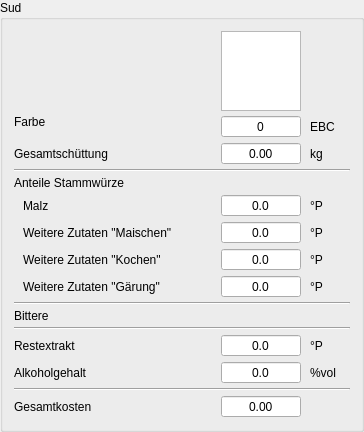
          <widget class="QGroupBox" name="groupBox">
           <property name="sizePolicy">
            <sizepolicy hsizetype="Preferred" vsizetype="Fixed">
             <horstretch>0</horstretch>
             <verstretch>0</verstretch>
            </sizepolicy>
           </property>
           <property name="title">
            <string>Sud</string>
           </property>
           <layout class="QGridLayout" name="gridLayout_5">
            <property name="horizontalSpacing">
             <number>9</number>
            </property>
            <property name="verticalSpacing">
             <number>4</number>
            </property>
            <item row="3" column="0" colspan="4">
             <widget class="Line" name="line">
              <property name="orientation">
               <enum>Qt::Horizontal</enum>
              </property>
             </widget>
            </item>
            <item row="14" column="0">
             <widget class="QLabel" name="label_63">
              <property name="text">
               <string>Alkoholgehalt</string>
              </property>
             </widget>
            </item>
            <item row="1" column="0">
             <widget class="QLabel" name="label_10">
              <property name="text">
               <string>Farbe</string>
              </property>
              <property name="alignment">
               <set>Qt::AlignLeading|Qt::AlignLeft|Qt::AlignTop</set>
              </property>
             </widget>
            </item>
            <item row="13" column="2">
             <widget class="DoubleSpinBox" name="tbRestextrakt">
              <property name="toolTip">
               <string>&lt;html&gt;&lt;head/&gt;&lt;body&gt;&lt;p&gt;Hier wird der Anteil an Stammwürze &lt;span style=&quot; font-weight:600;&quot;&gt;weiterer Zutaten&lt;/span&gt; bei der &lt;span style=&quot; font-weight:600;&quot;&gt;Gärung&lt;/span&gt; berechnet.&lt;/p&gt;&lt;p&gt;Weitere Zutaten bei der Gärung können Zucker, Honig, Gewürze, Additive etc. sein. Zeitpunkt und Menge wirken sich unter Umständen entscheidend auf den Geschmack aus, fördern oder beeinträchtigen die Hefetätigkeit. &lt;/p&gt;&lt;p&gt;Bei Unklarheiten empfehlen sich Fachforen und Fachbücher.&lt;/p&gt;&lt;/body&gt;&lt;/html&gt;</string>
              </property>
              <property name="alignment">
               <set>Qt::AlignCenter</set>
              </property>
              <property name="readOnly">
               <bool>true</bool>
              </property>
              <property name="buttonSymbols">
               <enum>QAbstractSpinBox::NoButtons</enum>
              </property>
              <property name="decimals">
               <number>1</number>
              </property>
             </widget>
            </item>
            <item row="0" column="2" colspan="2">
             <widget class="QGraphicsView" name="gvGlas">
              <property name="minimumSize">
               <size>
                <width>80</width>
                <height>80</height>
               </size>
              </property>
              <property name="maximumSize">
               <size>
                <width>80</width>
                <height>80</height>
               </size>
              </property>
              <property name="toolTip">
               <string>&lt;html&gt;&lt;head/&gt;&lt;body&gt;&lt;p&gt;Hier zeigt der Kleine Brauhelfer die geschätzte &lt;span style=&quot; font-weight:600;&quot;&gt;Bierfarbe&lt;/span&gt; in EBC an. &lt;span style=&quot; font-weight:600;&quot;&gt;EBC&lt;/span&gt; ist die genormte Farbstärke der European Brewers Convention. &lt;/p&gt;&lt;p&gt;Im amerikanischen Raum beschreibt man die Bierfarbe bevorzugt mit SRM.&lt;/p&gt;&lt;p&gt;Zur korrekten Darstellung der Bierfarbe empfiehlt sich ein für Tageslicht kalibrierter Monitor. In die Berechnung der Bierfarbe fließen die Farbwertangaben in den Sektionen Malz und Weitere Zutaten im Tab Rohstoffe sowie der Korrekturfaktor für die Bierfarbe im Tab Ausrüstung ein.&lt;/p&gt;&lt;/body&gt;&lt;/html&gt;</string>
              </property>
              <property name="frameShape">
               <enum>QFrame::StyledPanel</enum>
              </property>
              <property name="frameShadow">
               <enum>QFrame::Plain</enum>
              </property>
             </widget>
            </item>
            <item row="12" column="0" colspan="4">
             <widget class="Line" name="line_7">
              <property name="orientation">
               <enum>Qt::Horizontal</enum>
              </property>
             </widget>
            </item>
            <item row="2" column="3">
             <widget class="QLabel" name="label_23">
              <property name="text">
               <string>kg</string>
              </property>
             </widget>
            </item>
            <item row="13" column="0">
             <widget class="QLabel" name="label_62">
              <property name="text">
               <string>Restextrakt</string>
              </property>
             </widget>
            </item>
            <item row="1" column="3">
             <widget class="QLabel" name="label_24">
              <property name="minimumSize">
               <size>
                <width>40</width>
                <height>0</height>
               </size>
              </property>
              <property name="text">
               <string>EBC</string>
              </property>
             </widget>
            </item>
            <item row="16" column="2">
             <widget class="DoubleSpinBoxSud" name="tbKosten">
              <property name="toolTip">
               <string>Kosten.</string>
              </property>
              <property name="alignment">
               <set>Qt::AlignCenter</set>
              </property>
              <property name="readOnly">
               <bool>true</bool>
              </property>
              <property name="buttonSymbols">
               <enum>QAbstractSpinBox::NoButtons</enum>
              </property>
              <property name="decimals">
               <number>2</number>
              </property>
              <property name="maximum">
               <double>999.000000000000000</double>
              </property>
             </widget>
            </item>
            <item row="14" column="2">
             <widget class="DoubleSpinBoxSud" name="tbAlkohol">
              <property name="toolTip">
               <string>&lt;html&gt;&lt;head/&gt;&lt;body&gt;&lt;p&gt;Hier wird der Anteil an Stammwürze &lt;span style=&quot; font-weight:600;&quot;&gt;weiterer Zutaten&lt;/span&gt; bei der &lt;span style=&quot; font-weight:600;&quot;&gt;Gärung&lt;/span&gt; berechnet.&lt;/p&gt;&lt;p&gt;Weitere Zutaten bei der Gärung können Zucker, Honig, Gewürze, Additive etc. sein. Zeitpunkt und Menge wirken sich unter Umständen entscheidend auf den Geschmack aus, fördern oder beeinträchtigen die Hefetätigkeit. &lt;/p&gt;&lt;p&gt;Bei Unklarheiten empfehlen sich Fachforen und Fachbücher.&lt;/p&gt;&lt;/body&gt;&lt;/html&gt;</string>
              </property>
              <property name="alignment">
               <set>Qt::AlignCenter</set>
              </property>
              <property name="readOnly">
               <bool>true</bool>
              </property>
              <property name="buttonSymbols">
               <enum>QAbstractSpinBox::NoButtons</enum>
              </property>
              <property name="decimals">
               <number>1</number>
              </property>
             </widget>
            </item>
            <item row="10" column="0">
             <widget class="QLabel" name="label_68">
              <property name="text">
               <string>Bittere</string>
              </property>
             </widget>
            </item>
            <item row="15" column="0" colspan="4">
             <widget class="Line" name="line_4">
              <property name="orientation">
               <enum>Qt::Horizontal</enum>
              </property>
             </widget>
            </item>
            <item row="14" column="3">
             <widget class="QLabel" name="label_65">
              <property name="text">
               <string>%vol</string>
              </property>
             </widget>
            </item>
            <item row="16" column="3">
             <widget class="QLabel" name="lblCurrency"/>
            </item>
            <item row="8" column="0" colspan="4">
             <widget class="QWidget" name="wdgSWWZGaerung" native="true">
              <layout class="QHBoxLayout" name="horizontalLayout_6">
               <property name="spacing">
                <number>9</number>
               </property>
               <property name="topMargin">
                <number>0</number>
               </property>
               <property name="rightMargin">
                <number>0</number>
               </property>
               <property name="bottomMargin">
                <number>0</number>
               </property>
               <item>
                <widget class="QLabel" name="label_60">
                 <property name="text">
                  <string>Weitere Zutaten &quot;Gärung&quot;</string>
                 </property>
                </widget>
               </item>
               <item>
                <spacer name="horizontalSpacer_10">
                 <property name="orientation">
                  <enum>Qt::Horizontal</enum>
                 </property>
                 <property name="sizeHint" stdset="0">
                  <size>
                   <width>40</width>
                   <height>20</height>
                  </size>
                 </property>
                </spacer>
               </item>
               <item>
                <widget class="DoubleSpinBoxSud" name="tbSWWZGaerung">
                 <property name="minimumSize">
                  <size>
                   <width>80</width>
                   <height>0</height>
                  </size>
                 </property>
                 <property name="toolTip">
                  <string>&lt;html&gt;&lt;head/&gt;&lt;body&gt;&lt;p&gt;Hier wird der Anteil an Stammwürze &lt;span style=&quot; font-weight:600;&quot;&gt;weiterer Zutaten&lt;/span&gt; bei der &lt;span style=&quot; font-weight:600;&quot;&gt;Gärung&lt;/span&gt; berechnet.&lt;/p&gt;&lt;p&gt;Weitere Zutaten bei der Gärung können Zucker, Honig, Gewürze, Additive etc. sein. Zeitpunkt und Menge wirken sich unter Umständen entscheidend auf den Geschmack aus, fördern oder beeinträchtigen die Hefetätigkeit. &lt;/p&gt;&lt;p&gt;Bei Unklarheiten empfehlen sich Fachforen und Fachbücher.&lt;/p&gt;&lt;/body&gt;&lt;/html&gt;</string>
                 </property>
                 <property name="alignment">
                  <set>Qt::AlignCenter</set>
                 </property>
                 <property name="readOnly">
                  <bool>true</bool>
                 </property>
                 <property name="buttonSymbols">
                  <enum>QAbstractSpinBox::NoButtons</enum>
                 </property>
                 <property name="decimals">
                  <number>1</number>
                 </property>
                </widget>
               </item>
               <item>
                <widget class="QLabel" name="label_61">
                 <property name="minimumSize">
                  <size>
                   <width>40</width>
                   <height>0</height>
                  </size>
                 </property>
                 <property name="text">
                  <string>°P</string>
                 </property>
                </widget>
               </item>
              </layout>
             </widget>
            </item>
            <item row="2" column="0">
             <widget class="QLabel" name="label_9">
              <property name="text">
               <string>Gesamtschüttung</string>
              </property>
             </widget>
            </item>
            <item row="10" column="2" colspan="2">
             <widget class="QLabel" name="lblBittere"/>
            </item>
            <item row="4" column="0">
             <widget class="QLabel" name="label_55">
              <property name="text">
               <string>Anteile Stammwürze</string>
              </property>
             </widget>
            </item>
            <item row="2" column="2">
             <widget class="DoubleSpinBoxSud" name="tbGesamtschuettung">
              <property name="toolTip">
               <string>&lt;html&gt;&lt;head/&gt;&lt;body&gt;&lt;p&gt;Hier wird das &lt;span style=&quot; font-weight:600;&quot;&gt;Gesamtgewicht&lt;/span&gt; aller eingesetzten Rohstoffe ausgegeben.&lt;/p&gt;&lt;p&gt;Der Kleine Brauhelfer nutzt dafür einzig die Daten aus der Sektion &lt;span style=&quot; font-weight:600;&quot;&gt;Malz&lt;/span&gt; im Tab Rohstoffe. Zusätze wie Zucker werden hier nicht berücksicht. Der Grund ist, dass nur Malz und Rohfrucht als Zutaten mit enzymatischer Aktivität den &lt;span style=&quot; font-weight:600;&quot;&gt;pH-Wert&lt;/span&gt; während des Maischens beeinflussen.&lt;br/&gt;&lt;/p&gt;&lt;/body&gt;&lt;/html&gt;</string>
              </property>
              <property name="alignment">
               <set>Qt::AlignCenter</set>
              </property>
              <property name="readOnly">
               <bool>true</bool>
              </property>
              <property name="buttonSymbols">
               <enum>QAbstractSpinBox::NoButtons</enum>
              </property>
              <property name="decimals">
               <number>2</number>
              </property>
              <property name="maximum">
               <double>999.000000000000000</double>
              </property>
             </widget>
            </item>
            <item row="7" column="0" colspan="4">
             <widget class="QWidget" name="wdgSWWZKochen" native="true">
              <layout class="QHBoxLayout" name="horizontalLayout_5">
               <property name="spacing">
                <number>9</number>
               </property>
               <property name="topMargin">
                <number>0</number>
               </property>
               <property name="rightMargin">
                <number>0</number>
               </property>
               <property name="bottomMargin">
                <number>0</number>
               </property>
               <item>
                <widget class="QLabel" name="label_58">
                 <property name="text">
                  <string>Weitere Zutaten &quot;Kochen&quot;</string>
                 </property>
                </widget>
               </item>
               <item>
                <spacer name="horizontalSpacer_9">
                 <property name="orientation">
                  <enum>Qt::Horizontal</enum>
                 </property>
                 <property name="sizeHint" stdset="0">
                  <size>
                   <width>40</width>
                   <height>20</height>
                  </size>
                 </property>
                </spacer>
               </item>
               <item>
                <widget class="DoubleSpinBoxSud" name="tbSWWZKochen">
                 <property name="minimumSize">
                  <size>
                   <width>80</width>
                   <height>0</height>
                  </size>
                 </property>
                 <property name="toolTip">
                  <string>&lt;html&gt;&lt;head/&gt;&lt;body&gt;&lt;p&gt;Hier wird der Anteil an Stammwürze &lt;span style=&quot; font-weight:600;&quot;&gt;weiterer Zutaten&lt;/span&gt; in beim &lt;span style=&quot; font-weight:600;&quot;&gt;Kochen&lt;/span&gt; berechnet.&lt;/p&gt;&lt;p&gt;Weitere Zutaten beim Kochen kann Zucker, Honig, Gewürz, Additive etc. sein. Bei Zucker, Honig gelten 10-15% maximal als Richtwert. Oft werden weitere Zutaten zum Schluss des Kochens hinzugegeben.&lt;/p&gt;&lt;/body&gt;&lt;/html&gt;</string>
                 </property>
                 <property name="alignment">
                  <set>Qt::AlignCenter</set>
                 </property>
                 <property name="readOnly">
                  <bool>true</bool>
                 </property>
                 <property name="buttonSymbols">
                  <enum>QAbstractSpinBox::NoButtons</enum>
                 </property>
                 <property name="decimals">
                  <number>1</number>
                 </property>
                </widget>
               </item>
               <item>
                <widget class="QLabel" name="label_59">
                 <property name="minimumSize">
                  <size>
                   <width>40</width>
                   <height>0</height>
                  </size>
                 </property>
                 <property name="text">
                  <string>°P</string>
                 </property>
                </widget>
               </item>
              </layout>
             </widget>
            </item>
            <item row="16" column="0">
             <widget class="QLabel" name="label_46">
              <property name="text">
               <string>Gesamtkosten</string>
              </property>
             </widget>
            </item>
            <item row="13" column="3">
             <widget class="QLabel" name="label_64">
              <property name="text">
               <string>°P</string>
              </property>
             </widget>
            </item>
            <item row="1" column="2">
             <widget class="SpinBoxSud" name="tbFarbe">
              <property name="minimumSize">
               <size>
                <width>80</width>
                <height>0</height>
               </size>
              </property>
              <property name="toolTip">
               <string>&lt;html&gt;&lt;head/&gt;&lt;body&gt;&lt;p&gt;Hier zeigt der Kleine Brauhelfer die errechnete &lt;span style=&quot; font-weight:600;&quot;&gt;Bierfarbe&lt;/span&gt; in &lt;span style=&quot; font-weight:600;&quot;&gt;EBC&lt;/span&gt; an.&lt;/p&gt;&lt;p&gt;Der Wert setzt sich aus den Farbwerten im Tab Rohstoffe, der Menge und dem Verhältnis im Tab Rezept sowie aus dem Korrekturfaktor im Tab Ausrüstung zusammen.&lt;/p&gt;&lt;p&gt;Die Angabe ist nur eine Schätzung. Viele weitere Faktoren können die Bierfarbe beeinflussen.&lt;/p&gt;&lt;p&gt;Bei Fragen hierzu sind die Fachforen eine gute Anlaufstelle.&lt;/p&gt;&lt;/body&gt;&lt;/html&gt;</string>
              </property>
              <property name="alignment">
               <set>Qt::AlignCenter</set>
              </property>
              <property name="readOnly">
               <bool>true</bool>
              </property>
              <property name="buttonSymbols">
               <enum>QAbstractSpinBox::NoButtons</enum>
              </property>
              <property name="maximum">
               <number>1000</number>
              </property>
             </widget>
            </item>
            <item row="6" column="0" colspan="4">
             <widget class="QWidget" name="wdgSWWZMaischen" native="true">
              <layout class="QHBoxLayout" name="horizontalLayout_4">
               <property name="spacing">
                <number>9</number>
               </property>
               <property name="topMargin">
                <number>0</number>
               </property>
               <property name="rightMargin">
                <number>0</number>
               </property>
               <property name="bottomMargin">
                <number>0</number>
               </property>
               <item>
                <widget class="QLabel" name="label_56">
                 <property name="text">
                  <string>Weitere Zutaten &quot;Maischen&quot;</string>
                 </property>
                </widget>
               </item>
               <item>
                <spacer name="horizontalSpacer_8">
                 <property name="orientation">
                  <enum>Qt::Horizontal</enum>
                 </property>
                 <property name="sizeHint" stdset="0">
                  <size>
                   <width>40</width>
                   <height>20</height>
                  </size>
                 </property>
                </spacer>
               </item>
               <item>
                <widget class="DoubleSpinBoxSud" name="tbSWWZMaischen">
                 <property name="minimumSize">
                  <size>
                   <width>80</width>
                   <height>0</height>
                  </size>
                 </property>
                 <property name="toolTip">
                  <string>&lt;html&gt;&lt;head/&gt;&lt;body&gt;&lt;p&gt;Hier wird der Anteil an Stammwürze &lt;span style=&quot; font-weight:600;&quot;&gt;weiterer Zutaten&lt;/span&gt; in der &lt;span style=&quot; font-weight:600;&quot;&gt;Maische&lt;/span&gt; berechnet.&lt;/p&gt;&lt;p&gt;Weitere Zutaten in der Maische kann Zucker, Honig etc. sein. Zur Orientierung gelten 10-15% maximal als Richtwert. Insgesamt ist die Gabe weiterer Zutaten in der Maische ungewöhnlich. Zu beachten ist, dass die Enzymarbeit des Malzes nicht behindert wird. Nähere Informationen dazu finden sich in Fachforen.&lt;/p&gt;&lt;/body&gt;&lt;/html&gt;</string>
                 </property>
                 <property name="alignment">
                  <set>Qt::AlignCenter</set>
                 </property>
                 <property name="readOnly">
                  <bool>true</bool>
                 </property>
                 <property name="buttonSymbols">
                  <enum>QAbstractSpinBox::NoButtons</enum>
                 </property>
                 <property name="decimals">
                  <number>1</number>
                 </property>
                </widget>
               </item>
               <item>
                <widget class="QLabel" name="label_57">
                 <property name="minimumSize">
                  <size>
                   <width>40</width>
                   <height>0</height>
                  </size>
                 </property>
                 <property name="text">
                  <string>°P</string>
                 </property>
                </widget>
               </item>
              </layout>
             </widget>
            </item>
            <item row="9" column="0" colspan="4">
             <widget class="Line" name="line_2">
              <property name="orientation">
               <enum>Qt::Horizontal</enum>
              </property>
             </widget>
            </item>
            <item row="5" column="0" colspan="4">
             <widget class="QWidget" name="wdgSWMalz" native="true">
              <layout class="QHBoxLayout" name="horizontalLayout_3">
               <property name="spacing">
                <number>9</number>
               </property>
               <property name="topMargin">
                <number>0</number>
               </property>
               <property name="rightMargin">
                <number>0</number>
               </property>
               <property name="bottomMargin">
                <number>0</number>
               </property>
               <item>
                <widget class="QLabel" name="label_47">
                 <property name="text">
                  <string>Malz</string>
                 </property>
                </widget>
               </item>
               <item>
                <spacer name="horizontalSpacer_6">
                 <property name="orientation">
                  <enum>Qt::Horizontal</enum>
                 </property>
                 <property name="sizeHint" stdset="0">
                  <size>
                   <width>40</width>
                   <height>20</height>
                  </size>
                 </property>
                </spacer>
               </item>
               <item>
                <widget class="DoubleSpinBoxSud" name="tbSWMalz">
                 <property name="minimumSize">
                  <size>
                   <width>80</width>
                   <height>0</height>
                  </size>
                 </property>
                 <property name="toolTip">
                  <string>&lt;html&gt;&lt;head/&gt;&lt;body&gt;&lt;p&gt;Hier wird der Anteil der Stammwürze der &lt;span style=&quot; font-weight:600;&quot;&gt;Malzgaben&lt;/span&gt; berechnet.&lt;/p&gt;&lt;p&gt;Dies sollte immer der Hauptanteil der Stammwürze sein. In ihm befinden sich gewöhnliche die meisten Enzyme, um verwertbare Einfachzucker für die Hefe herzustellen.&lt;/p&gt;&lt;/body&gt;&lt;/html&gt;</string>
                 </property>
                 <property name="alignment">
                  <set>Qt::AlignCenter</set>
                 </property>
                 <property name="readOnly">
                  <bool>true</bool>
                 </property>
                 <property name="buttonSymbols">
                  <enum>QAbstractSpinBox::NoButtons</enum>
                 </property>
                 <property name="decimals">
                  <number>1</number>
                 </property>
                </widget>
               </item>
               <item>
                <widget class="QLabel" name="label_51">
                 <property name="minimumSize">
                  <size>
                   <width>40</width>
                   <height>0</height>
                  </size>
                 </property>
                 <property name="text">
                  <string>°P</string>
                 </property>
                </widget>
               </item>
              </layout>
             </widget>
            </item>
            <item row="1" column="1">
             <spacer name="horizontalSpacer_5">
              <property name="orientation">
               <enum>Qt::Horizontal</enum>
              </property>
              <property name="sizeHint" stdset="0">
               <size>
                <width>40</width>
                <height>20</height>
               </size>
              </property>
             </spacer>
            </item>
           </layout>
          </widget>
